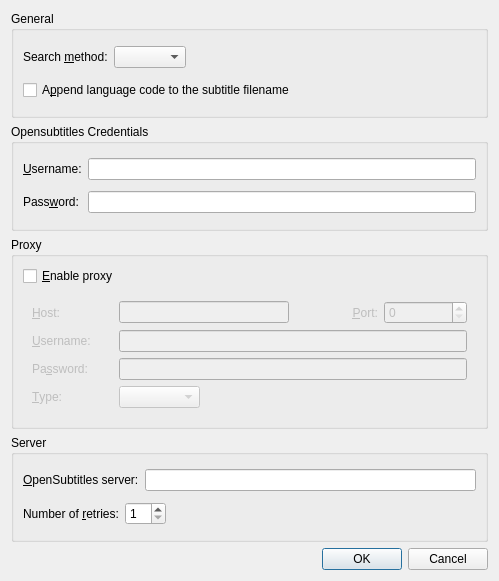
<?xml version="1.0" encoding="UTF-8"?>
<ui version="4.0">
 <class>FindSubtitlesConfigDialog</class>
 <widget class="QDialog" name="FindSubtitlesConfigDialog">
  <property name="geometry">
   <rect>
    <x>0</x>
    <y>0</y>
    <width>499</width>
    <height>581</height>
   </rect>
  </property>
  <property name="windowTitle">
   <string>Options</string>
  </property>
  <layout class="QVBoxLayout" name="verticalLayout_3">
   <item>
    <widget class="QGroupBox" name="misc_group">
     <property name="title">
      <string>General</string>
     </property>
     <layout class="QVBoxLayout" name="verticalLayout">
      <item>
       <layout class="QHBoxLayout" name="horizontalLayout_3">
        <item>
         <widget class="QLabel" name="label_7">
          <property name="text">
           <string>Search &amp;method:</string>
          </property>
          <property name="buddy">
           <cstring>search_method_combo</cstring>
          </property>
         </widget>
        </item>
        <item>
         <widget class="QComboBox" name="search_method_combo"/>
        </item>
        <item>
         <spacer name="horizontalSpacer_2">
          <property name="orientation">
           <enum>Qt::Horizontal</enum>
          </property>
          <property name="sizeHint" stdset="0">
           <size>
            <width>40</width>
            <height>20</height>
           </size>
          </property>
         </spacer>
        </item>
       </layout>
      </item>
      <item>
       <widget class="QCheckBox" name="addlang_check">
        <property name="text">
         <string>A&amp;ppend language code to the subtitle filename</string>
        </property>
       </widget>
      </item>
     </layout>
    </widget>
   </item>
   <item>
    <widget class="QGroupBox" name="credentials_group">
     <property name="title">
      <string>Opensubtitles Credentials</string>
     </property>
     <layout class="QGridLayout" name="gridLayout">
      <item row="0" column="0">
       <widget class="QLabel" name="label">
        <property name="text">
         <string>&amp;Username:</string>
        </property>
        <property name="buddy">
         <cstring>os_username_edit</cstring>
        </property>
       </widget>
      </item>
      <item row="0" column="1">
       <widget class="QLineEdit" name="os_username_edit"/>
      </item>
      <item row="1" column="0">
       <widget class="QLabel" name="label_8">
        <property name="text">
         <string>Pass&amp;word:</string>
        </property>
        <property name="buddy">
         <cstring>os_password_edit</cstring>
        </property>
       </widget>
      </item>
      <item row="1" column="1">
       <widget class="QLineEdit" name="os_password_edit">
        <property name="echoMode">
         <enum>QLineEdit::Password</enum>
        </property>
       </widget>
      </item>
     </layout>
    </widget>
   </item>
   <item>
    <widget class="QGroupBox" name="proxy_group">
     <property name="title">
      <string>Proxy</string>
     </property>
     <layout class="QVBoxLayout">
      <item>
       <widget class="QCheckBox" name="use_proxy_check">
        <property name="text">
         <string>&amp;Enable proxy</string>
        </property>
       </widget>
      </item>
      <item>
       <widget class="QWidget" name="proxy_container" native="true">
        <property name="enabled">
         <bool>false</bool>
        </property>
        <layout class="QGridLayout">
         <item row="0" column="0">
          <widget class="QLabel" name="label_2">
           <property name="text">
            <string>&amp;Host:</string>
           </property>
           <property name="buddy">
            <cstring>proxy_hostname_edit</cstring>
           </property>
          </widget>
         </item>
         <item row="0" column="1" colspan="2">
          <widget class="QLineEdit" name="proxy_hostname_edit"/>
         </item>
         <item row="0" column="3">
          <widget class="QLabel" name="label_3">
           <property name="text">
            <string>&amp;Port:</string>
           </property>
           <property name="alignment">
            <set>Qt::AlignRight|Qt::AlignTrailing|Qt::AlignVCenter</set>
           </property>
           <property name="buddy">
            <cstring>proxy_port_spin</cstring>
           </property>
          </widget>
         </item>
         <item row="0" column="4">
          <widget class="QSpinBox" name="proxy_port_spin">
           <property name="maximum">
            <number>65535</number>
           </property>
          </widget>
         </item>
         <item row="1" column="0">
          <widget class="QLabel" name="label_4">
           <property name="text">
            <string>&amp;Username:</string>
           </property>
           <property name="buddy">
            <cstring>proxy_username_edit</cstring>
           </property>
          </widget>
         </item>
         <item row="1" column="1" colspan="4">
          <widget class="QLineEdit" name="proxy_username_edit"/>
         </item>
         <item row="2" column="0">
          <widget class="QLabel" name="label_5">
           <property name="text">
            <string>Pa&amp;ssword:</string>
           </property>
           <property name="buddy">
            <cstring>proxy_password_edit</cstring>
           </property>
          </widget>
         </item>
         <item row="2" column="1" colspan="4">
          <widget class="QLineEdit" name="proxy_password_edit">
           <property name="echoMode">
            <enum>QLineEdit::Password</enum>
           </property>
          </widget>
         </item>
         <item row="3" column="0">
          <widget class="QLabel" name="label_6">
           <property name="text">
            <string>&amp;Type:</string>
           </property>
           <property name="buddy">
            <cstring>proxy_type_combo</cstring>
           </property>
          </widget>
         </item>
         <item row="3" column="1">
          <widget class="QComboBox" name="proxy_type_combo"/>
         </item>
         <item row="3" column="2" colspan="3">
          <spacer>
           <property name="orientation">
            <enum>Qt::Horizontal</enum>
           </property>
           <property name="sizeHint" stdset="0">
            <size>
             <width>261</width>
             <height>20</height>
            </size>
           </property>
          </spacer>
         </item>
        </layout>
       </widget>
      </item>
     </layout>
    </widget>
   </item>
   <item>
    <widget class="QGroupBox" name="server_group">
     <property name="title">
      <string>Server</string>
     </property>
     <layout class="QVBoxLayout" name="verticalLayout_2">
      <item>
       <layout class="QHBoxLayout" name="horizontalLayout">
        <item>
         <widget class="QLabel" name="server_label">
          <property name="text">
           <string>&amp;OpenSubtitles server:</string>
          </property>
          <property name="buddy">
           <cstring>server_edit</cstring>
          </property>
         </widget>
        </item>
        <item>
         <widget class="QLineEdit" name="server_edit"/>
        </item>
       </layout>
      </item>
      <item>
       <layout class="QHBoxLayout" name="horizontalLayout_2">
        <item>
         <widget class="QLabel" name="retries_label">
          <property name="text">
           <string>Number of &amp;retries:</string>
          </property>
          <property name="buddy">
           <cstring>retries_spin</cstring>
          </property>
         </widget>
        </item>
        <item>
         <widget class="QSpinBox" name="retries_spin">
          <property name="minimum">
           <number>1</number>
          </property>
          <property name="maximum">
           <number>50</number>
          </property>
         </widget>
        </item>
        <item>
         <spacer name="horizontalSpacer">
          <property name="orientation">
           <enum>Qt::Horizontal</enum>
          </property>
          <property name="sizeHint" stdset="0">
           <size>
            <width>257</width>
            <height>20</height>
           </size>
          </property>
         </spacer>
        </item>
       </layout>
      </item>
     </layout>
    </widget>
   </item>
   <item>
    <widget class="QDialogButtonBox" name="buttonBox">
     <property name="orientation">
      <enum>Qt::Horizontal</enum>
     </property>
     <property name="standardButtons">
      <set>QDialogButtonBox::Cancel|QDialogButtonBox::Ok</set>
     </property>
    </widget>
   </item>
  </layout>
 </widget>
 <tabstops>
  <tabstop>proxy_username_edit</tabstop>
  <tabstop>proxy_password_edit</tabstop>
  <tabstop>proxy_type_combo</tabstop>
  <tabstop>server_edit</tabstop>
  <tabstop>retries_spin</tabstop>
  <tabstop>buttonBox</tabstop>
  <tabstop>search_method_combo</tabstop>
  <tabstop>addlang_check</tabstop>
  <tabstop>os_username_edit</tabstop>
  <tabstop>os_password_edit</tabstop>
  <tabstop>use_proxy_check</tabstop>
  <tabstop>proxy_hostname_edit</tabstop>
  <tabstop>proxy_port_spin</tabstop>
 </tabstops>
 <resources/>
 <connections>
  <connection>
   <sender>buttonBox</sender>
   <signal>accepted()</signal>
   <receiver>FindSubtitlesConfigDialog</receiver>
   <slot>accept()</slot>
   <hints>
    <hint type="sourcelabel">
     <x>257</x>
     <y>454</y>
    </hint>
    <hint type="destinationlabel">
     <x>157</x>
     <y>274</y>
    </hint>
   </hints>
  </connection>
  <connection>
   <sender>buttonBox</sender>
   <signal>rejected()</signal>
   <receiver>FindSubtitlesConfigDialog</receiver>
   <slot>reject()</slot>
   <hints>
    <hint type="sourcelabel">
     <x>325</x>
     <y>454</y>
    </hint>
    <hint type="destinationlabel">
     <x>286</x>
     <y>274</y>
    </hint>
   </hints>
  </connection>
  <connection>
   <sender>use_proxy_check</sender>
   <signal>toggled(bool)</signal>
   <receiver>proxy_container</receiver>
   <slot>setEnabled(bool)</slot>
   <hints>
    <hint type="sourcelabel">
     <x>286</x>
     <y>256</y>
    </hint>
    <hint type="destinationlabel">
     <x>286</x>
     <y>304</y>
    </hint>
   </hints>
  </connection>
 </connections>
</ui>
